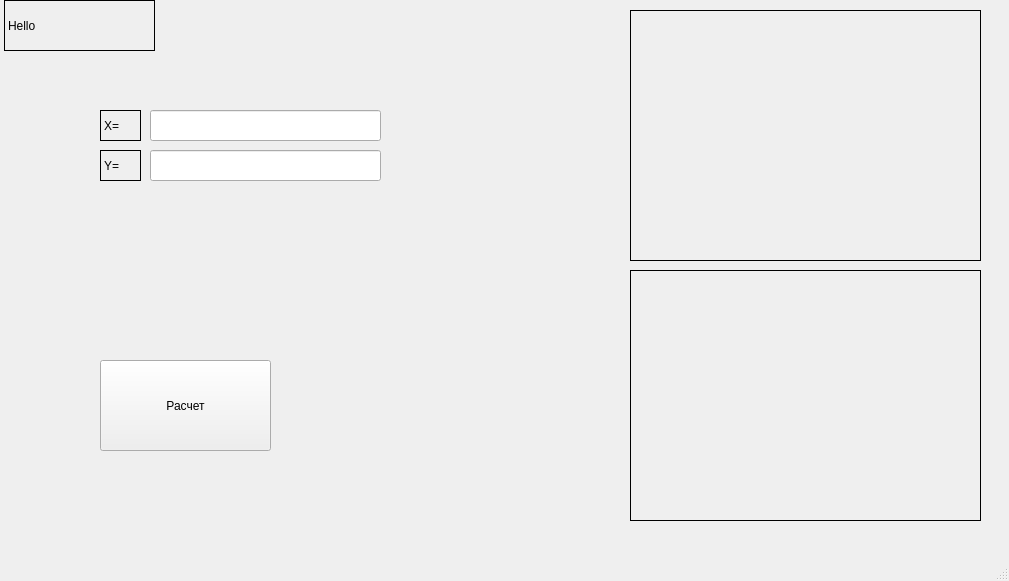
<?xml version="1.0" encoding="UTF-8"?>
<ui version="4.0">
 <class>MainWindow</class>
 <widget class="QMainWindow" name="MainWindow">
  <property name="geometry">
   <rect>
    <x>0</x>
    <y>0</y>
    <width>1009</width>
    <height>581</height>
   </rect>
  </property>
  <property name="windowTitle">
   <string>MainWindow</string>
  </property>
  <widget class="QWidget" name="centralwidget">
   <widget class="QPushButton" name="pushButton">
    <property name="geometry">
     <rect>
      <x>100</x>
      <y>360</y>
      <width>171</width>
      <height>91</height>
     </rect>
    </property>
    <property name="text">
     <string>Расчет</string>
    </property>
   </widget>
   <widget class="QLabel" name="label">
    <property name="geometry">
     <rect>
      <x>4</x>
      <y>0</y>
      <width>151</width>
      <height>51</height>
     </rect>
    </property>
    <property name="styleSheet">
     <string notr="true">border: 1px solid black;
</string>
    </property>
    <property name="text">
     <string>Hello</string>
    </property>
   </widget>
   <widget class="PlotWidget" name="widget" native="true">
    <property name="geometry">
     <rect>
      <x>630</x>
      <y>270</y>
      <width>351</width>
      <height>251</height>
     </rect>
    </property>
    <property name="styleSheet">
     <string notr="true">border-color: rgb(0, 0, 0);
border-width: 1px;
border-style: solid;</string>
    </property>
   </widget>
   <widget class="PlotWidget" name="widget_2" native="true">
    <property name="geometry">
     <rect>
      <x>630</x>
      <y>10</y>
      <width>351</width>
      <height>251</height>
     </rect>
    </property>
    <property name="styleSheet">
     <string notr="true">border-color: rgb(0, 0, 0);
border-width: 1px;
border-style: solid;</string>
    </property>
   </widget>
   <widget class="QLineEdit" name="lineEdit">
    <property name="geometry">
     <rect>
      <x>150</x>
      <y>110</y>
      <width>231</width>
      <height>31</height>
     </rect>
    </property>
   </widget>
   <widget class="QLineEdit" name="lineEdit_2">
    <property name="geometry">
     <rect>
      <x>150</x>
      <y>150</y>
      <width>231</width>
      <height>31</height>
     </rect>
    </property>
   </widget>
   <widget class="QLabel" name="label_2">
    <property name="geometry">
     <rect>
      <x>100</x>
      <y>110</y>
      <width>41</width>
      <height>31</height>
     </rect>
    </property>
    <property name="styleSheet">
     <string notr="true">border: 1px solid black;
</string>
    </property>
    <property name="text">
     <string>X=</string>
    </property>
   </widget>
   <widget class="QLabel" name="label_3">
    <property name="geometry">
     <rect>
      <x>100</x>
      <y>150</y>
      <width>41</width>
      <height>31</height>
     </rect>
    </property>
    <property name="styleSheet">
     <string notr="true">border: 1px solid black;
</string>
    </property>
    <property name="text">
     <string>Y=</string>
    </property>
   </widget>
  </widget>
  <widget class="QMenuBar" name="menubar">
   <property name="geometry">
    <rect>
     <x>0</x>
     <y>0</y>
     <width>1009</width>
     <height>26</height>
    </rect>
   </property>
  </widget>
  <widget class="QStatusBar" name="statusbar"/>
 </widget>
 <customwidgets>
  <customwidget>
   <class>PlotWidget</class>
   <extends>QWidget</extends>
   <header>pyqtgraph</header>
   <container>1</container>
  </customwidget>
 </customwidgets>
 <resources/>
 <connections/>
</ui>
